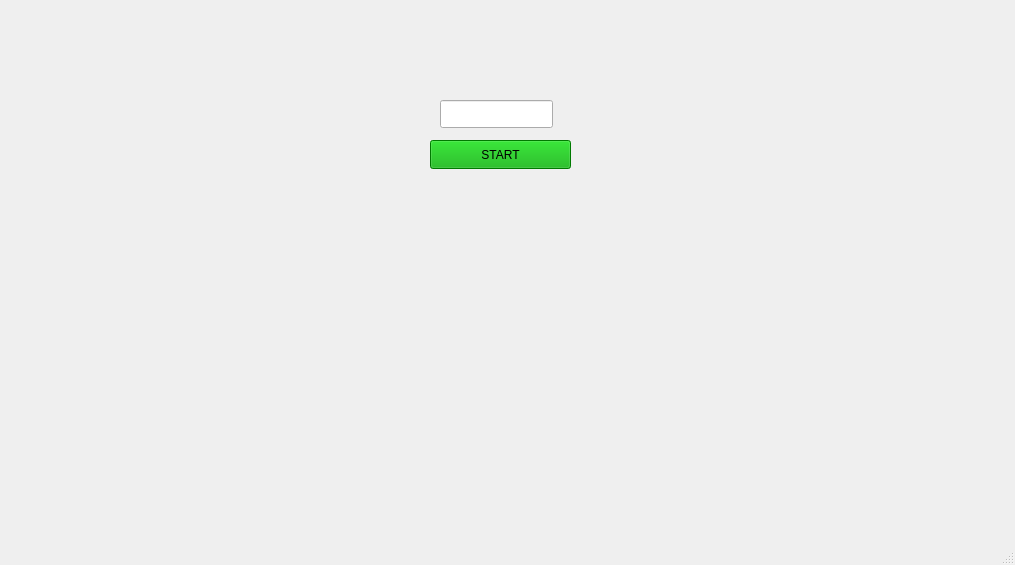
<?xml version="1.0" encoding="UTF-8"?>
<ui version="4.0">
 <class>StartWindow</class>
 <widget class="QMainWindow" name="StartWindow">
  <property name="geometry">
   <rect>
    <x>0</x>
    <y>0</y>
    <width>1015</width>
    <height>565</height>
   </rect>
  </property>
  <property name="windowTitle">
   <string>MainWindow</string>
  </property>
  <widget class="QWidget" name="centralwidget">
   <widget class="QPushButton" name="pushButton_3">
    <property name="geometry">
     <rect>
      <x>430</x>
      <y>140</y>
      <width>141</width>
      <height>29</height>
     </rect>
    </property>
    <property name="styleSheet">
     <string notr="true">color: rgb(0, 0, 0);
background-color: rgb(0, 170, 0);
font: 700 9pt &quot;Segoe UI&quot;;</string>
    </property>
    <property name="text">
     <string>START</string>
    </property>
   </widget>
   <widget class="QLineEdit" name="lineEdit_dataReceived">
    <property name="geometry">
     <rect>
      <x>440</x>
      <y>100</y>
      <width>113</width>
      <height>28</height>
     </rect>
    </property>
   </widget>
  </widget>
  <widget class="QMenuBar" name="menubar">
   <property name="geometry">
    <rect>
     <x>0</x>
     <y>0</y>
     <width>1015</width>
     <height>25</height>
    </rect>
   </property>
  </widget>
  <widget class="QStatusBar" name="statusbar"/>
 </widget>
 <resources/>
 <connections/>
</ui>
